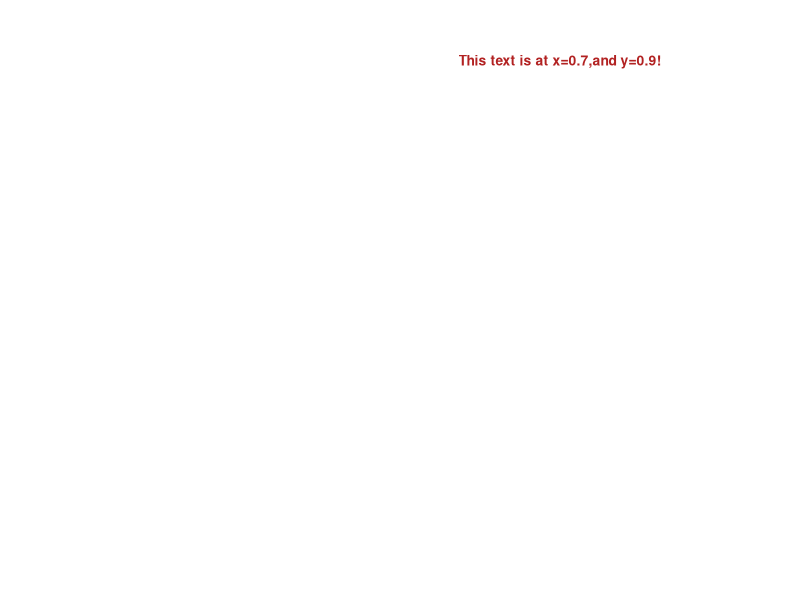

The R source for this figure: (Note: this script raises an error after producing the figure.)
###ggplot2
library(ggplot2)
library(ggrepel)
library(grid)
library(ggthemes)
#ggplot2()
data("midwest")
str(midwest)
midwest_sub = midwest[midwest$poptotal > 40000,]
midwest_sub$large_country = ifelse(midwest_sub$poptotal > 40000, midwest_sub$county, '')
####  choose the dataset  choose the aes
my_grob = grid.text(
  'This text is at x=0.7,and y=0.9!',
  x = 0.7,
  y = 0.9,
  gp = gpar(
    col = 'firebrick',
    fontsize = 10,
    fontface = 'bold'
  )
)
g = ggplot(midwest, aes(x = popamerindian, y = popasian)) +
  geom_point(aes(col = state, size = popdensity, shape = category)) +
  geom_text(aes(label = large_country), size = 2, data = midwest_sub) +
  geom_smooth(method = 'lm', col = 'firebrick') +
  
  xlim(c(0, 5000)) +
  ylim(c(0, 4000)) +
  scale_color_brewer(palette = 2) +
  labs(
    title = "this is the title ",
    y = 'Poplulation',
    x = "Area",
    subtitle = 'this is the subtitle',
    caption = 'this is the caption'
  ) + theme_gdocs() + annotation_custom(my_grob)+geom_label_repel(aes(label=large_country,data=midwest_sub))

plot(g)
#
#
# ggplot(mtcars, aes(x = cyl, y = gear)) +
#   geom_point(aes(col = gear)) +
#   geom_smooth(method = 'lm')

cars
ggplot(cars, aes(x = speed, y = dist)) +
  geom_point() +
  geom_smooth(method = 'lm') +
  geom_text(label = cars$speed) +
  geom_point(aes(size = speed, col = 'firebrick')) +
  labs(
    title = "this is the title",
    subtitle = 'thisi is the subtitle',
    caption = 'this is the caption',
    x = 'this is the x',
    y = 'this is the y'
  ) + annotation_custom(grid.text(
    'This is one added annotation',
    x = 0.7,
    y = 0.9,
    gp = gpar(
      col = 'blue',
      fontsize = 14,
      fontface = 'bold'
    )
  ))+
theme_gdocs()

#####
###geom_jitter used to handle overlap
### or use the geom_count to count how many data in each point
str(mpg)
data(mpg)
mpg$class=as.factor(mpg$class)
ggplot(mpg,aes(x=cty,y=hwy))+
  geom_smooth(method='lm')+
  theme_gdocs()+geom_count(col='steelblue')
ggplot(mpg,aes(manufacturer))+geom_bar(width=.5,fill='steelblue')+facet_grid(~class)
ggplot(mpg,aes(manufacturer))+geom_bar(width=.5,aes(fill=class))+theme_bw()
###get the percentage of them
ggplot(mpg,aes(manufacturer))+geom_bar(width=.5,aes(fill=class),position = "fill")+theme_bw()
data("economics")
ggplot(economics,aes(x=date))+
  geom_line(aes(y=psavert,col='psavert'))+
  geom_line(aes(y=uempmed,col='uempmed'))+
  theme_gdocs()














